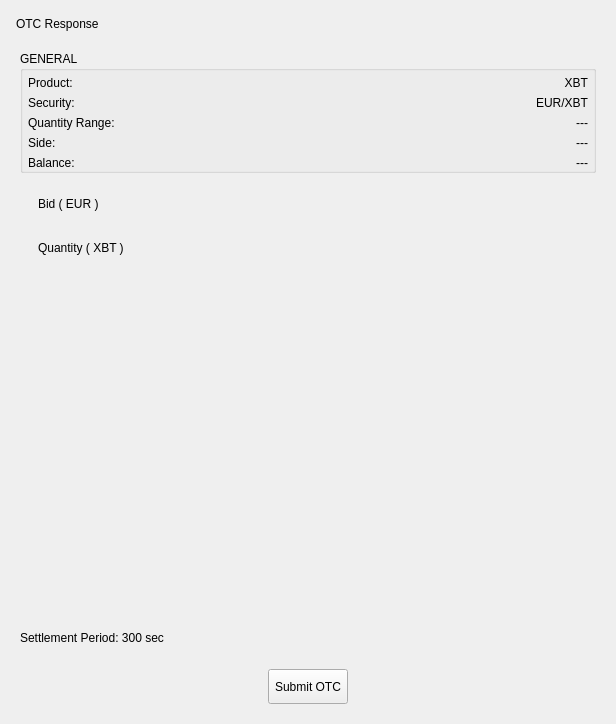
<?xml version="1.0" encoding="UTF-8"?>
<ui version="4.0">
 <class>CreateOTCResponseWidget</class>
 <widget class="QWidget" name="CreateOTCResponseWidget">
  <property name="geometry">
   <rect>
    <x>0</x>
    <y>0</y>
    <width>616</width>
    <height>724</height>
   </rect>
  </property>
  <property name="windowTitle">
   <string>Form</string>
  </property>
  <layout class="QVBoxLayout" name="verticalLayout_7">
   <item>
    <widget class="QWidget" name="headerWidget" native="true">
     <property name="minimumSize">
      <size>
       <width>0</width>
       <height>25</height>
      </size>
     </property>
     <property name="headerPanel" stdset="0">
      <bool>true</bool>
     </property>
     <layout class="QVBoxLayout" name="verticalLayout">
      <property name="spacing">
       <number>5</number>
      </property>
      <property name="leftMargin">
       <number>5</number>
      </property>
      <property name="topMargin">
       <number>0</number>
      </property>
      <property name="rightMargin">
       <number>0</number>
      </property>
      <property name="bottomMargin">
       <number>0</number>
      </property>
      <item>
       <widget class="QLabel" name="headerLabel">
        <property name="text">
         <string>OTC Response</string>
        </property>
        <property name="headerLabel" stdset="0">
         <bool>true</bool>
        </property>
       </widget>
      </item>
     </layout>
    </widget>
   </item>
   <item>
    <widget class="QWidget" name="generalWidget" native="true">
     <layout class="QVBoxLayout" name="verticalLayout_6">
      <item>
       <widget class="QGroupBox" name="groupBox">
        <property name="title">
         <string>GENERAL</string>
        </property>
        <layout class="QVBoxLayout" name="verticalLayout_2">
         <property name="leftMargin">
          <number>5</number>
         </property>
         <property name="topMargin">
          <number>5</number>
         </property>
         <property name="rightMargin">
          <number>5</number>
         </property>
         <property name="bottomMargin">
          <number>0</number>
         </property>
         <item>
          <widget class="QWidget" name="widgetProduct" native="true">
           <layout class="QHBoxLayout" name="horizontalLayout">
            <property name="spacing">
             <number>0</number>
            </property>
            <property name="leftMargin">
             <number>0</number>
            </property>
            <property name="topMargin">
             <number>0</number>
            </property>
            <property name="rightMargin">
             <number>0</number>
            </property>
            <property name="bottomMargin">
             <number>0</number>
            </property>
            <item>
             <widget class="QLabel" name="label">
              <property name="text">
               <string>Product:</string>
              </property>
             </widget>
            </item>
            <item>
             <widget class="QLabel" name="label_2">
              <property name="text">
               <string>XBT</string>
              </property>
              <property name="alignment">
               <set>Qt::AlignRight|Qt::AlignTrailing|Qt::AlignVCenter</set>
              </property>
              <property name="whiteLabel" stdset="0">
               <bool>true</bool>
              </property>
             </widget>
            </item>
           </layout>
          </widget>
         </item>
         <item>
          <widget class="QWidget" name="widgetSecurity" native="true">
           <layout class="QHBoxLayout" name="horizontalLayout_2">
            <property name="spacing">
             <number>0</number>
            </property>
            <property name="leftMargin">
             <number>0</number>
            </property>
            <property name="topMargin">
             <number>0</number>
            </property>
            <property name="rightMargin">
             <number>0</number>
            </property>
            <property name="bottomMargin">
             <number>0</number>
            </property>
            <item>
             <widget class="QLabel" name="label_3">
              <property name="text">
               <string>Security:</string>
              </property>
             </widget>
            </item>
            <item>
             <widget class="QLabel" name="label_4">
              <property name="text">
               <string>EUR/XBT</string>
              </property>
              <property name="alignment">
               <set>Qt::AlignRight|Qt::AlignTrailing|Qt::AlignVCenter</set>
              </property>
              <property name="whiteLabel" stdset="0">
               <bool>true</bool>
              </property>
             </widget>
            </item>
           </layout>
          </widget>
         </item>
         <item>
          <widget class="QWidget" name="widgetRange" native="true">
           <layout class="QHBoxLayout" name="horizontalLayout_4">
            <property name="spacing">
             <number>0</number>
            </property>
            <property name="leftMargin">
             <number>0</number>
            </property>
            <property name="topMargin">
             <number>0</number>
            </property>
            <property name="rightMargin">
             <number>0</number>
            </property>
            <property name="bottomMargin">
             <number>0</number>
            </property>
            <item>
             <widget class="QLabel" name="label_6">
              <property name="text">
               <string>Quantity Range:</string>
              </property>
             </widget>
            </item>
            <item>
             <widget class="QLabel" name="labelRange">
              <property name="text">
               <string>---</string>
              </property>
              <property name="alignment">
               <set>Qt::AlignRight|Qt::AlignTrailing|Qt::AlignVCenter</set>
              </property>
              <property name="whiteLabel" stdset="0">
               <bool>true</bool>
              </property>
             </widget>
            </item>
           </layout>
          </widget>
         </item>
         <item>
          <widget class="QWidget" name="widgetSide" native="true">
           <layout class="QHBoxLayout" name="horizontalLayout_3">
            <property name="spacing">
             <number>0</number>
            </property>
            <property name="leftMargin">
             <number>0</number>
            </property>
            <property name="topMargin">
             <number>0</number>
            </property>
            <property name="rightMargin">
             <number>0</number>
            </property>
            <property name="bottomMargin">
             <number>0</number>
            </property>
            <item>
             <widget class="QLabel" name="label_5">
              <property name="text">
               <string>Side:</string>
              </property>
             </widget>
            </item>
            <item>
             <widget class="QLabel" name="labelSide">
              <property name="text">
               <string>---</string>
              </property>
              <property name="alignment">
               <set>Qt::AlignRight|Qt::AlignTrailing|Qt::AlignVCenter</set>
              </property>
              <property name="whiteLabel" stdset="0">
               <bool>true</bool>
              </property>
             </widget>
            </item>
           </layout>
          </widget>
         </item>
         <item>
          <widget class="QWidget" name="widgetBalance" native="true">
           <layout class="QHBoxLayout" name="horizontalLayout_6">
            <property name="spacing">
             <number>0</number>
            </property>
            <property name="leftMargin">
             <number>0</number>
            </property>
            <property name="topMargin">
             <number>0</number>
            </property>
            <property name="rightMargin">
             <number>0</number>
            </property>
            <property name="bottomMargin">
             <number>0</number>
            </property>
            <item>
             <widget class="QLabel" name="label_7">
              <property name="text">
               <string>Balance:</string>
              </property>
             </widget>
            </item>
            <item>
             <widget class="QLabel" name="label_8">
              <property name="text">
               <string>---</string>
              </property>
              <property name="alignment">
               <set>Qt::AlignRight|Qt::AlignTrailing|Qt::AlignVCenter</set>
              </property>
              <property name="whiteLabel" stdset="0">
               <bool>true</bool>
              </property>
             </widget>
            </item>
           </layout>
          </widget>
         </item>
        </layout>
       </widget>
      </item>
      <item>
       <widget class="QWidget" name="widgetSliders" native="true">
        <layout class="QVBoxLayout" name="verticalLayout_5">
         <item>
          <widget class="QWidget" name="widgetPriceRangeContainer" native="true">
           <layout class="QVBoxLayout" name="verticalLayout_3">
            <item>
             <widget class="QLabel" name="labelRangePriceProduct">
              <property name="text">
               <string>Bid ( EUR )</string>
              </property>
             </widget>
            </item>
            <item>
             <widget class="RangeWidget" name="widgetPriceRange" native="true"/>
            </item>
           </layout>
          </widget>
         </item>
         <item>
          <widget class="QWidget" name="widgetAmountRangeContainer" native="true">
           <layout class="QVBoxLayout" name="verticalLayout_4">
            <item>
             <widget class="QLabel" name="labelQuantity">
              <property name="text">
               <string>Quantity ( XBT )</string>
              </property>
             </widget>
            </item>
            <item>
             <widget class="RangeWidget" name="widgetAmountRange" native="true"/>
            </item>
           </layout>
          </widget>
         </item>
        </layout>
       </widget>
      </item>
     </layout>
    </widget>
   </item>
   <item>
    <spacer name="verticalSpacer">
     <property name="orientation">
      <enum>Qt::Vertical</enum>
     </property>
     <property name="sizeHint" stdset="0">
      <size>
       <width>20</width>
       <height>252</height>
      </size>
     </property>
    </spacer>
   </item>
   <item>
    <widget class="QWidget" name="widgetNote" native="true">
     <layout class="QHBoxLayout" name="horizontalLayout_9">
      <item>
       <widget class="QLabel" name="label_9">
        <property name="text">
         <string>Settlement Period: 300 sec</string>
        </property>
       </widget>
      </item>
     </layout>
    </widget>
   </item>
   <item>
    <widget class="QWidget" name="widgetSubmit" native="true">
     <layout class="QHBoxLayout" name="horizontalLayout_8">
      <item>
       <spacer name="horizontalSpacer_3">
        <property name="orientation">
         <enum>Qt::Horizontal</enum>
        </property>
        <property name="sizeHint" stdset="0">
         <size>
          <width>161</width>
          <height>20</height>
         </size>
        </property>
       </spacer>
      </item>
      <item>
       <widget class="QPushButton" name="pushButtonSubmit">
        <property name="minimumSize">
         <size>
          <width>0</width>
          <height>35</height>
         </size>
        </property>
        <property name="maximumSize">
         <size>
          <width>16777215</width>
          <height>35</height>
         </size>
        </property>
        <property name="text">
         <string>Submit OTC</string>
        </property>
       </widget>
      </item>
      <item>
       <spacer name="horizontalSpacer_4">
        <property name="orientation">
         <enum>Qt::Horizontal</enum>
        </property>
        <property name="sizeHint" stdset="0">
         <size>
          <width>160</width>
          <height>20</height>
         </size>
        </property>
       </spacer>
      </item>
     </layout>
    </widget>
   </item>
  </layout>
 </widget>
 <customwidgets>
  <customwidget>
   <class>RangeWidget</class>
   <extends>QWidget</extends>
   <header location="global">RangeWidget.h</header>
   <container>1</container>
  </customwidget>
 </customwidgets>
 <resources/>
 <connections/>
</ui>
